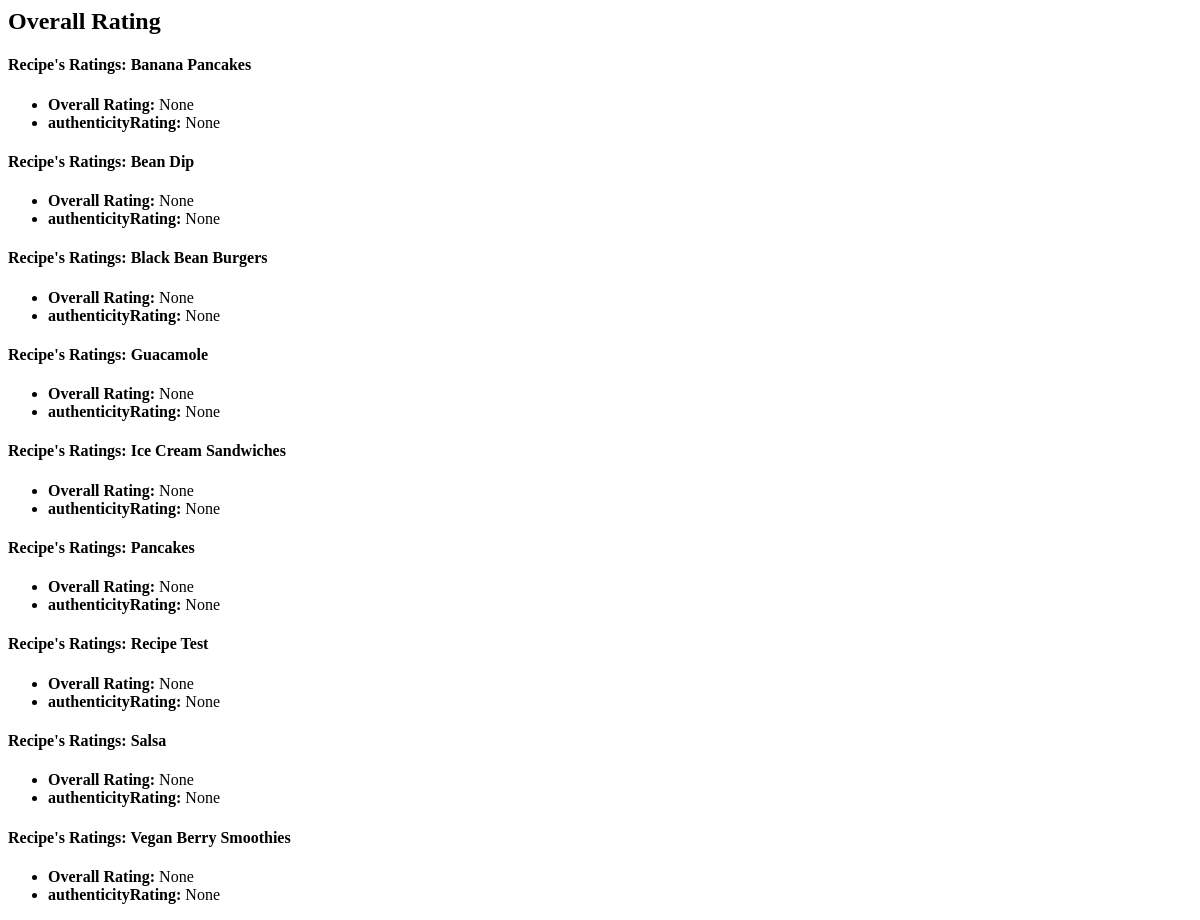
Page /about/ on the earlier database version.
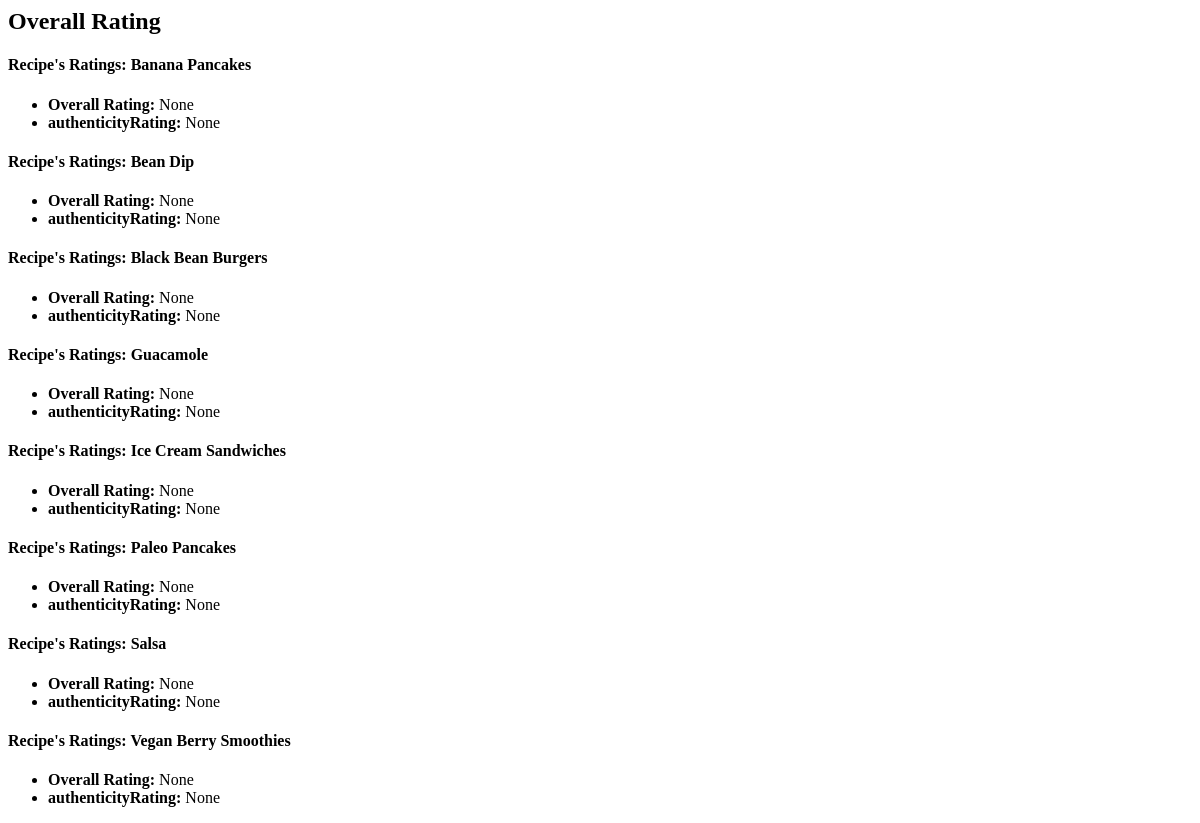
Same page on the later database version.
### master_app/models.py (models this page shows, shortened)
class Recipe(models.Model):
    recipe_name = models.CharField(max_length=100)
    country = models.CharField(max_length=100, default='')
    category_choices = ((1, 'Vegan'), (2, 'Keto'), (3, 'Paleo'), (4, 'Vegetarian'), (5, 'General'))
    category = models.PositiveSmallIntegerField('Category', blank=False, default = 5, choices = category_choices)
    description = models.CharField(max_length=200, default='')
    calories = MinMaxFloat(min_value=0.0, max_value=10000.0, default=0.0)
    meal_PrepTime_Minutes= MinMaxFloat(min_value=5.0, max_value=10000.0)
    image = models.ImageField(default='food_default.jpg', upload_to='recipe_pics')
    ingredients_list = models.TextField(max_length=500, default='')
    instructions = models.TextField(max_length=1000, default='')
    date_posted = models.DateTimeField(default=timezone.now)
    recipe_creator = models.ForeignKey(User, on_delete=models.CASCADE)

### master_app/views.py (the view)
# urls.py: path('about/', views.about, name='master-about'),
def about(request):
    recipe3= Recipe.objects.order_by('recipe_name')
    users = Review.objects.order_by('user')
    avg = Review.objects.aggregate(rating = Avg('rating'), authenticityRating = Avg('authenticityRating'))
    dict = {'records': recipe3, 'users': users, 'avg':avg}
    return render(request, 'master_app/social.html', context = dict)

### master_app/templates/master_app/social.html
<!DOCTYPE>
<h2>Overall Rating</h2>
    {% for recipe3 in records %}
        <div class="table">
            <h4><b>Recipe's Ratings: </b>{{ recipe3.recipe_name}}</h4>
            <ul>
                <li><b>Overall Rating: </b>{{ avg.rating }}</li>
                <li><b>authenticityRating: </b>{{ avg.authenticityRating }}</li>
            </ul>
        </div>
     {% endfor %}

Differences in the rows shown:
removed Recipe: recipe_name "Recipe Test", rating "None", authenticityRating "None"
changed Recipe: recipe_name "Pancakes" → "Paleo Pancakes"
